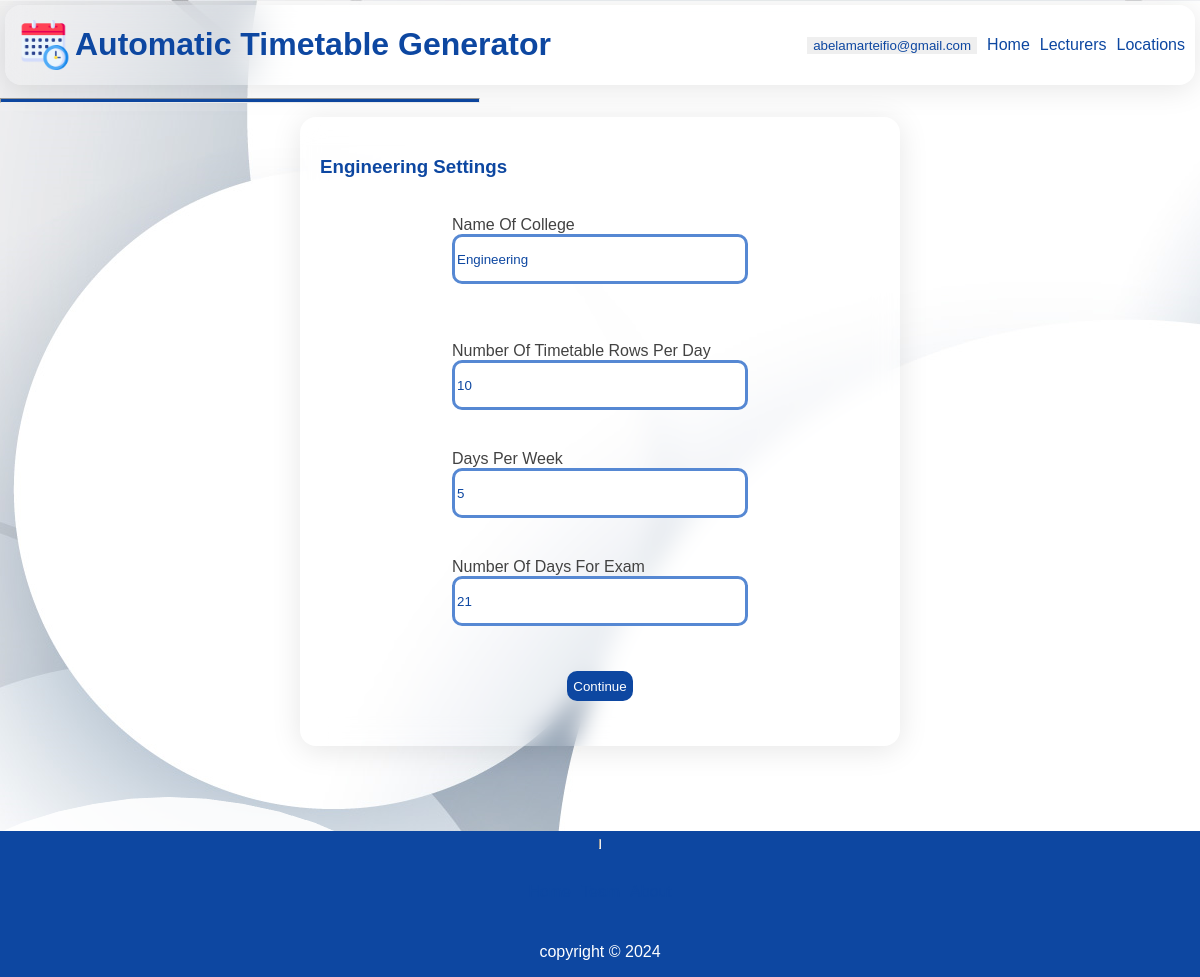
Screenshot of /abelamarteifio@gmail.com/editcollege/1 with the database file from the repository.
### webversion/models.py (models this page shows, shortened)
class UserAccount(models.Model):
    email = models.EmailField(null=True, max_length=255)
    password = models.CharField(max_length=255, null=True)

class College(models.Model):
    name = models.CharField(null=True,max_length=255)
    creater = models.ForeignKey("UserAccount", on_delete=models.CASCADE, related_name="college_user")
    rows_per_day = models.PositiveSmallIntegerField(null=True)
    days_per_week = models.PositiveSmallIntegerField(null=True)
    exam_days = models.PositiveIntegerField(null=True)

### webversion/views.py (the view, shortened to what this page needs)
# urls.py: path("<str:email>/editcollege/<int:college_id>", views.editcollege, name="editcollege"),
def editcollege(request, email, college_id):
    user_id = UserAccount.objects.get(email=email)
    template = loader.get_template("edit-college.html")
    college = College.objects.get(id=college_id)
    departments = Department.objects.filter(college_main_id=college_id)
    context = {
        "college":college, "departments":departments, "email":email,
    }
    return HttpResponse(template.render(context, request))

### webversion/Templates/edit-college.html (shortened to what this page needs)
{% extends 'main.html' %}
{% block content %}
<div class="edit-college">
    <form method="post" action="{% url 'editcollege' email college.id %}">
        <h3>{{college.name}} settings</h3>
        <div>
            <label for="name">name of college</label>
            <input type="text" name="name" value="{{college.name}}" id="college" required><br>
        </div>
        <div>
            <label for="rows">Number of timetable rows per day</label>
            <input type="number" min="1" value="{{college.rows_per_day}}" max="15" name="rows" required>
        </div>
        <div>
            <label for="days">Days per week</label>
            <input type="number" value="{{college.days_per_week}}" min="1" max="7" name="days" required>
        </div>
        <div>
            <label for="examdays">Number of days for exam</label>
            <input type="number" value="{{college.exam_days}}" min="1" max="50" name="exam_days" required>
        </div>
        <div id="edit-college-btns">
            <button type="submit" id="createcollegebtn" onclick="">Continue</button>
        </div>
    </form>
</div>
{% endblock %}

### webversion/Templates/main.html (shortened to what this page needs)
{% load static %}
<!DOCTYPE html>
<html lang="en">
<head>
    <link rel="stylesheet" href="{% static 'style.css' %}">
</head>
<body id="main-body">
    <header id="header">
        <div class="subHead">
            <div class="logo">
                    <img src="{% static 'logo.png' %}" alt="logo" width="50px" height="50px"/>
                <h1>Automatic Timetable Generator</h1>
            </div>
            <nav class="TopNavBar">
                <ul>
                    {% if email %}
                    <li>
                        <button id="email1" type="button" onclick="uPanel()">
                            {{email}}
                        </button>
                    </li>
                    {% endif %}
                    <li>
                        <a href="/0">home</a>
                    </li>
                    {% if email %}
                    <li>
                        <a href="{% url 'alllecturers' email %}">lecturers</a>
                    </li>
                    <li>
                        <a href="{% url 'locations' email %}">locations</a>
                    </li>
                {% endif %}
            </nav>
        </div>
        <hr>
    </header>
    <div class="body">
    {% block content %}
    {% endblock %}
    </div>
    <footer id="footer">
        <hr style="float: right; background-color: #0d47a1; height: 10px;">
        <div class="BottomNavBar">
            <ul>
                <li>
                    <a href="/">home</a>
                </li>
                <li>
                    <a href="">team</a>
                </li>
                <li>
                    <a href="">about</a>
                </li>
            </ul>
        </div>
        <p>copyright &copy; 2024</p>
    </footer>
</body>
</html>

### webversion/static/style.css (style rules this page uses)
* { box-sizing: border-box; font-family: Arial; max-width: 100%; text-decoration: none; list-style: none; }
h1, h2, h3,h4 { color: #0d47a1; }
body { display: flex; flex-direction: column; margin: 0; background-image: url('circles.png'); background-attachment: fixed; background-repeat: no-repeat; }
header { margin: 0; max-width: 100%; background-color: rgba(255, 255, 255, 0.1) ; width: 100%; color: #0d47a1; position: sticky; top: 0px; right: 0px; left: 0px; z-index: 999999999; }
header hr { width: 40%; float: left; background-color: #0d47a1; height: 5px; }
header .subHead { display: flex; flex-direction: row; justify-content: space-between; opacity: 100%; margin: 5px; border-radius: 10px; background: rgba(255, 255, 255, 0.01); border-radius: 16px; box-shadow: 0 4px 30px rgba(0, 0, 0, 0.1); -webkit-backdrop-filter: blur(20px); backdrop-filter: blur(20px); }
header .subHead .logo { width: 60%; display: inline-flex; align-items: center; padding-left: 10px; }
header .subHead .logo img { margin: 5px; padding-right: 0; }
header .subHead .logo h1 { margin-left: 0; float: left; }
.TopNavBar { display: flex; flex-direction: column; justify-content: space-evenly; }
header .subHead .TopNavBar ul { display: flex; flex-direction: row; align-items: center; padding: 5px; }
header .subHead .TopNavBar ul li { padding: 5px; }
#email1 { text-transform: lowercase; border: none; color: #0d47a1; }
.body { margin-top: 0px; min-height: 90vh; text-transform: capitalize; }
footer { display: flex; flex-direction: column; align-items: center; background: #0d47a1; color: #fff; }
footer .BottomNavBar ul { display: flex; flex-direction: row; padding: 5px; }
footer .BottomNavBar ul li { padding: 5px; }
header ul a, footer ul a { text-transform: capitalize; color: #0d47a1; }
#create-account-btn, #createcoursebtn, #createcollegebtn, #generate, #editcoursebtn, #regenerate, #formLoader, #deptsbtn, #optionsbtn, #createlectbtn, #createdeptbtn, #getstartedbtn { background-color: #0d47a1; border: none; color: #fff; width: -moz-fit-content; width: fit-content; height: 30px; border-radius: 10px; margin: 5px; }
#invisible form div, .create-college form div, .edit-college form div { display: flex; flex-direction: column; width: 60%; padding: 20px; margin: auto; justify-content: space-around; }
#create-college-btns,#edit-college-btns { display: flex; flex-direction: row; justify-content: space-around; align-items: center; }
.create-college input, .edit-college input { border: #5688d3 3px solid; height: 50px; border-radius: 10px; color: #0d47a1; }
.edit-college { display: flex; flex-direction: column; position: fixed; justify-self: center; align-self: center; left: 25%; top: 12%; z-index: 1; width: 50%; margin-top: 50px; margin: auto; border-radius: 10px; background: rgba(0, 12, 255, 0); border-radius: 16px; box-shadow: 0 4px 30px rgba(0, 0, 0, 0.1); backdrop-filter: blur(11.6px); -webkit-backdrop-filter: blur(11.6px); color: #424242; padding: 20px; }

### rows the page displays
UserAccount: email "abelamarteifio@gmail.com"
College: name "Engineering", rows "10", days "5", exam_days "21"
